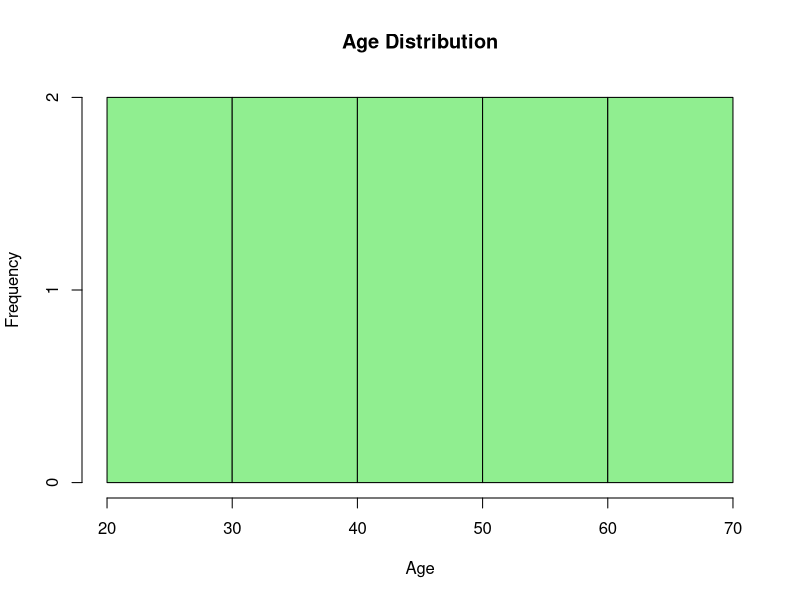

Here is the R script that generated this plot:
age <- c(25, 30, 35, 40, 45, 50, 55, 60, 65, 70)
hist(age, 
     main = "Age Distribution",
     xlab = "Age", 
     ylab = "Frequency",
     col = "lightgreen", 
     border = "black",
     breaks = 4)  # Number of bins
